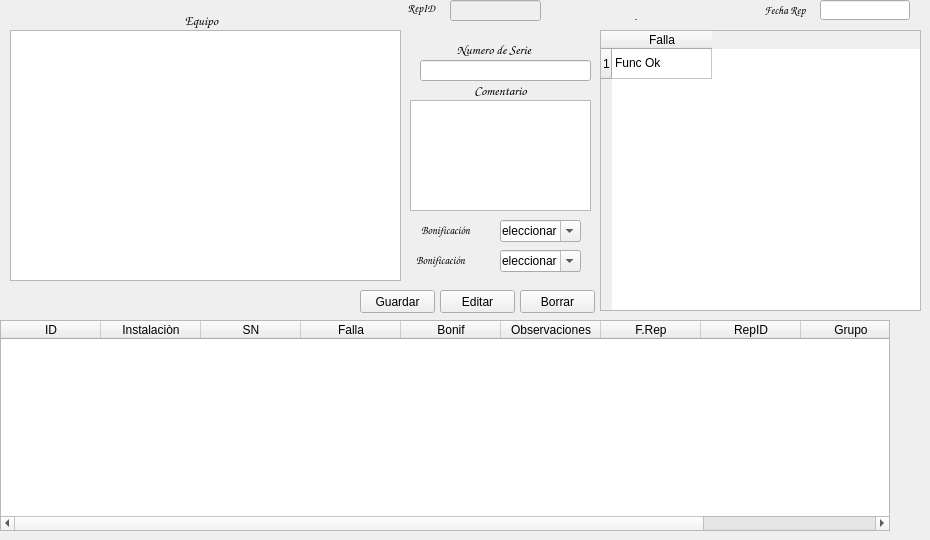
   <widget class="QWidget" name="Instalaciones">
    <attribute name="title">
     <string>Instalaciones</string>
    </attribute>
    <widget class="QPushButton" name="INS_BORRAR">
     <property name="geometry">
      <rect>
       <x>520</x>
       <y>290</y>
       <width>75</width>
       <height>23</height>
      </rect>
     </property>
     <property name="text">
      <string>Borrar</string>
     </property>
    </widget>
    <widget class="QTextEdit" name="INS_COM">
     <property name="geometry">
      <rect>
       <x>410</x>
       <y>100</y>
       <width>181</width>
       <height>111</height>
      </rect>
     </property>
    </widget>
    <widget class="QLabel" name="label_43">
     <property name="geometry">
      <rect>
       <x>410</x>
       <y>80</y>
       <width>181</width>
       <height>20</height>
      </rect>
     </property>
     <property name="font">
      <font>
       <family>Comic Sans MS</family>
       <pointsize>10</pointsize>
       <weight>75</weight>
       <bold>true</bold>
      </font>
     </property>
     <property name="frameShadow">
      <enum>QFrame::Plain</enum>
     </property>
     <property name="lineWidth">
      <number>0</number>
     </property>
     <property name="text">
      <string>Comentario</string>
     </property>
     <property name="alignment">
      <set>Qt::AlignCenter</set>
     </property>
    </widget>
    <widget class="QComboBox" name="INS_BON">
     <property name="geometry">
      <rect>
       <x>500</x>
       <y>220</y>
       <width>81</width>
       <height>22</height>
      </rect>
     </property>
     <property name="editable">
      <bool>true</bool>
     </property>
     <item>
      <property name="text">
       <string>Seleccionar</string>
      </property>
     </item>
     <item>
      <property name="text">
       <string>100% </string>
      </property>
     </item>
     <item>
      <property name="text">
       <string>0%</string>
      </property>
     </item>
     <item>
      <property name="text">
       <string>97.5%</string>
      </property>
     </item>
     <item>
      <property name="text">
       <string>95%</string>
      </property>
     </item>
     <item>
      <property name="text">
       <string>93%</string>
      </property>
     </item>
     <item>
      <property name="text">
       <string>90%</string>
      </property>
     </item>
     <item>
      <property name="text">
       <string>85%</string>
      </property>
     </item>
     <item>
      <property name="text">
       <string>80%</string>
      </property>
     </item>
     <item>
      <property name="text">
       <string>70%</string>
      </property>
     </item>
     <item>
      <property name="text">
       <string>50%</string>
      </property>
     </item>
     <item>
      <property name="text">
       <string>35%</string>
      </property>
     </item>
     <item>
      <property name="text">
       <string>30%</string>
      </property>
     </item>
     <item>
      <property name="text">
       <string>25%</string>
      </property>
     </item>
     <item>
      <property name="text">
       <string>20%</string>
      </property>
     </item>
     <item>
      <property name="text">
       <string>15%</string>
      </property>
     </item>
     <item>
      <property name="text">
       <string>10%</string>
      </property>
     </item>
    </widget>
    <widget class="QLabel" name="lID_24">
     <property name="geometry">
      <rect>
       <x>410</x>
       <y>220</y>
       <width>71</width>
       <height>20</height>
      </rect>
     </property>
     <property name="font">
      <font>
       <family>Comic Sans MS</family>
       <pointsize>8</pointsize>
       <weight>75</weight>
       <bold>true</bold>
      </font>
     </property>
     <property name="text">
      <string>Bonificación</string>
     </property>
     <property name="alignment">
      <set>Qt::AlignCenter</set>
     </property>
    </widget>
    <widget class="QTableWidget" name="INS_FALLAS">
     <property name="geometry">
      <rect>
       <x>600</x>
       <y>30</y>
       <width>321</width>
       <height>281</height>
      </rect>
     </property>
     <row>
      <property name="text">
       <string>1</string>
      </property>
     </row>
     <column>
      <property name="text">
       <string>Falla</string>
      </property>
     </column>
     <item row="0" column="0">
      <property name="text">
       <string>Func Ok</string>
      </property>
      <property name="checkState">
       <enum>Unchecked</enum>
      </property>
     </item>
    </widget>
    <widget class="QLabel" name="label_41">
     <property name="geometry">
      <rect>
       <x>440</x>
       <y>40</y>
       <width>108</width>
       <height>19</height>
      </rect>
     </property>
     <property name="font">
      <font>
       <family>Comic Sans MS</family>
       <pointsize>10</pointsize>
       <weight>75</weight>
       <bold>true</bold>
      </font>
     </property>
     <property name="text">
      <string>Numero de Serie</string>
     </property>
     <property name="alignment">
      <set>Qt::AlignCenter</set>
     </property>
    </widget>
    <widget class="QLineEdit" name="INS_NSerie">
     <property name="geometry">
      <rect>
       <x>420</x>
       <y>60</y>
       <width>171</width>
       <height>21</height>
      </rect>
     </property>
     <property name="font">
      <font>
       <family>Times New Roman</family>
       <pointsize>12</pointsize>
       <weight>75</weight>
       <bold>true</bold>
      </font>
     </property>
     <property name="contextMenuPolicy">
      <enum>Qt::DefaultContextMenu</enum>
     </property>
     <property name="layoutDirection">
      <enum>Qt::LeftToRight</enum>
     </property>
     <property name="text">
      <string/>
     </property>
     <property name="alignment">
      <set>Qt::AlignCenter</set>
     </property>
    </widget>
    <widget class="QLineEdit" name="InstRepID">
     <property name="enabled">
      <bool>false</bool>
     </property>
     <property name="geometry">
      <rect>
       <x>450</x>
       <y>0</y>
       <width>91</width>
       <height>21</height>
      </rect>
     </property>
     <property name="font">
      <font>
       <family>Times New Roman</family>
       <pointsize>9</pointsize>
       <weight>75</weight>
       <bold>true</bold>
      </font>
     </property>
     <property name="contextMenuPolicy">
      <enum>Qt::DefaultContextMenu</enum>
     </property>
     <property name="layoutDirection">
      <enum>Qt::LeftToRight</enum>
     </property>
     <property name="inputMethodHints">
      <set>Qt::ImhDate|Qt::ImhSensitiveData</set>
     </property>
     <property name="text">
      <string/>
     </property>
     <property name="maxLength">
      <number>10</number>
     </property>
     <property name="alignment">
      <set>Qt::AlignCenter</set>
     </property>
    </widget>
    <widget class="QLabel" name="lID_30">
     <property name="geometry">
      <rect>
       <x>400</x>
       <y>0</y>
       <width>43</width>
       <height>16</height>
      </rect>
     </property>
     <property name="font">
      <font>
       <family>Comic Sans MS</family>
       <pointsize>8</pointsize>
       <weight>75</weight>
       <bold>true</bold>
      </font>
     </property>
     <property name="text">
      <string>RepID</string>
     </property>
     <property name="alignment">
      <set>Qt::AlignCenter</set>
     </property>
    </widget>
    <widget class="QTableWidget" name="InstalacionesDatos">
     <property name="geometry">
      <rect>
       <x>0</x>
       <y>320</y>
       <width>890</width>
       <height>211</height>
      </rect>
     </property>
     <property name="styleSheet">
      <string notr="true">selection-background-color: rgb(85, 255, 0);</string>
     </property>
     <property name="selectionBehavior">
      <enum>QAbstractItemView::SelectRows</enum>
     </property>
     <column>
      <property name="text">
       <string>ID</string>
      </property>
     </column>
     <column>
      <property name="text">
       <string>Instalaciòn</string>
      </property>
     </column>
     <column>
      <property name="text">
       <string>SN</string>
      </property>
     </column>
     <column>
      <property name="text">
       <string>Falla</string>
      </property>
     </column>
     <column>
      <property name="text">
       <string>Bonif</string>
      </property>
     </column>
     <column>
      <property name="text">
       <string>Observaciones</string>
      </property>
     </column>
     <column>
      <property name="text">
       <string>F.Rep</string>
      </property>
     </column>
     <column>
      <property name="text">
       <string>RepID</string>
      </property>
     </column>
     <column>
      <property name="text">
       <string>Grupo</string>
      </property>
     </column>
     <column>
      <property name="text">
       <string>Concepto</string>
      </property>
     </column>
    </widget>
    <widget class="QLabel" name="label_48">
     <property name="geometry">
      <rect>
       <x>740</x>
       <y>0</y>
       <width>90</width>
       <height>20</height>
      </rect>
     </property>
     <property name="font">
      <font>
       <family>Comic Sans MS</family>
       <pointsize>8</pointsize>
       <weight>75</weight>
       <bold>true</bold>
      </font>
     </property>
     <property name="text">
      <string>Fecha Rep</string>
     </property>
     <property name="alignment">
      <set>Qt::AlignCenter</set>
     </property>
    </widget>
    <widget class="QLineEdit" name="INS_FR">
     <property name="geometry">
      <rect>
       <x>820</x>
       <y>0</y>
       <width>90</width>
       <height>20</height>
      </rect>
     </property>
     <property name="font">
      <font>
       <family>Times New Roman</family>
       <pointsize>10</pointsize>
       <weight>75</weight>
       <bold>true</bold>
      </font>
     </property>
     <property name="contextMenuPolicy">
      <enum>Qt::DefaultContextMenu</enum>
     </property>
     <property name="layoutDirection">
      <enum>Qt::LeftToRight</enum>
     </property>
     <property name="styleSheet">
      <string notr="true"/>
     </property>
     <property name="text">
      <string/>
     </property>
     <property name="alignment">
      <set>Qt::AlignCenter</set>
     </property>
    </widget>
    <widget class="QPushButton" name="INS_GUARDAR">
     <property name="geometry">
      <rect>
       <x>360</x>
       <y>290</y>
       <width>75</width>
       <height>23</height>
      </rect>
     </property>
     <property name="text">
      <string>Guardar</string>
     </property>
    </widget>
    <widget class="QPushButton" name="INS_EDITAR">
     <property name="geometry">
      <rect>
       <x>440</x>
       <y>290</y>
       <width>75</width>
       <height>23</height>
      </rect>
     </property>
     <property name="text">
      <string>Editar</string>
     </property>
    </widget>
    <widget class="QTableWidget" name="Prod_Ins">
     <property name="geometry">
      <rect>
       <x>10</x>
       <y>30</y>
       <width>391</width>
       <height>251</height>
      </rect>
     </property>
     <property name="selectionBehavior">
      <enum>QAbstractItemView::SelectRows</enum>
     </property>
    </widget>
    <widget class="QLabel" name="label_42">
     <property name="geometry">
      <rect>
       <x>11</x>
       <y>11</y>
       <width>381</width>
       <height>19</height>
      </rect>
     </property>
     <property name="font">
      <font>
       <family>Comic Sans MS</family>
       <pointsize>10</pointsize>
       <weight>75</weight>
       <bold>true</bold>
      </font>
     </property>
     <property name="frameShadow">
      <enum>QFrame::Plain</enum>
     </property>
     <property name="lineWidth">
      <number>0</number>
     </property>
     <property name="text">
      <string>Equipo</string>
     </property>
     <property name="alignment">
      <set>Qt::AlignCenter</set>
     </property>
    </widget>
    <widget class="QLabel" name="IAgente">
     <property name="geometry">
      <rect>
       <x>540</x>
       <y>10</y>
       <width>191</width>
       <height>16</height>
      </rect>
     </property>
     <property name="font">
      <font>
       <family>Comic Sans MS</family>
       <pointsize>8</pointsize>
       <weight>75</weight>
       <bold>true</bold>
      </font>
     </property>
     <property name="text">
      <string>-</string>
     </property>
     <property name="alignment">
      <set>Qt::AlignCenter</set>
     </property>
    </widget>
    <widget class="QLabel" name="lID_26">
     <property name="geometry">
      <rect>
       <x>400</x>
       <y>250</y>
       <width>81</width>
       <height>20</height>
      </rect>
     </property>
     <property name="font">
      <font>
       <family>Comic Sans MS</family>
       <pointsize>8</pointsize>
       <weight>75</weight>
       <bold>true</bold>
      </font>
     </property>
     <property name="text">
      <string>Bonificación</string>
     </property>
     <property name="alignment">
      <set>Qt::AlignCenter</set>
     </property>
    </widget>
    <widget class="QComboBox" name="InstConcepto">
     <property name="geometry">
      <rect>
       <x>500</x>
       <y>250</y>
       <width>81</width>
       <height>22</height>
      </rect>
     </property>
     <property name="editable">
      <bool>true</bool>
     </property>
     <item>
      <property name="text">
       <string>Seleccionar</string>
      </property>
     </item>
    </widget>
   </widget>
